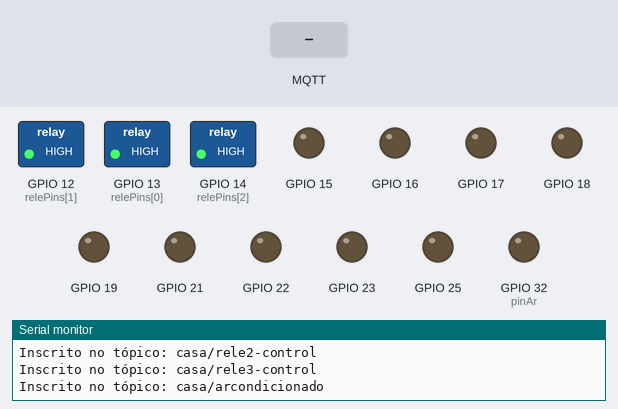
Simulated run of this program. Board: ESP32. Parts: switched loads named in the program (green lamp = pin HIGH), output pins drawn as LEDs (lit = HIGH), the last lines printed to the serial monitor. The test bench sets the inputs (shaded band). WiFi joins after 1.5 s; servers stay silent unless stated; no MQTT or app messages arrive unless stated.

Above: at 3.2 s.
3.3 s: MQTT message "ligar" arrives on the first subscribed topic
At 4.0 s:
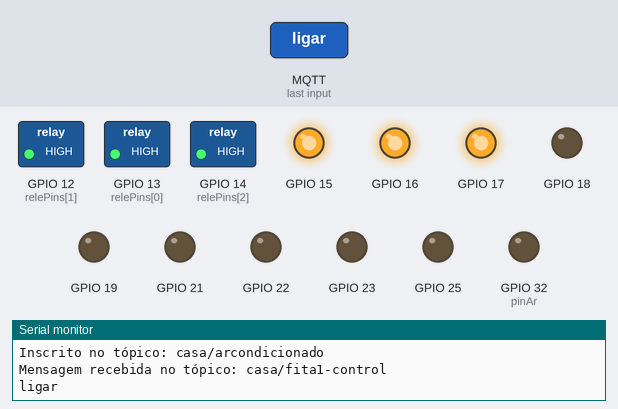
4.8 s: MQTT message "desligar" arrives on the second subscribed topic
At 5.2 s:
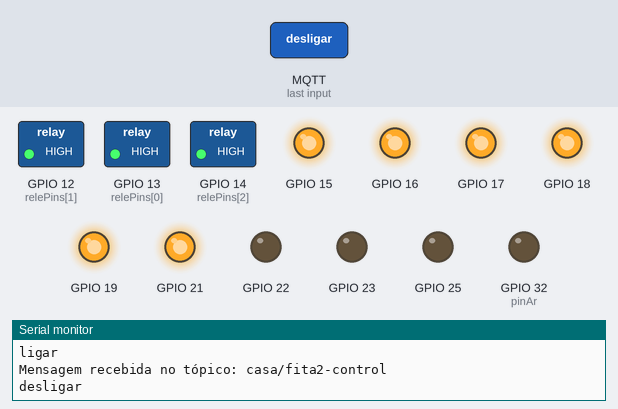
6.3 s: MQTT message "rgb" arrives on the first subscribed topic
At 7.5 s:
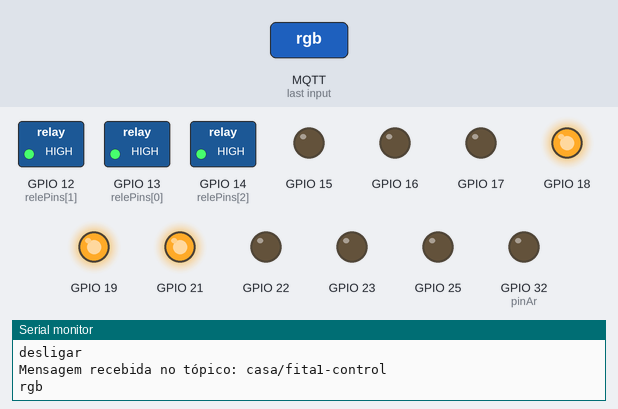
7.8 s: MQTT message "ligar" arrives on the third subscribed topic
At 8.7 s:
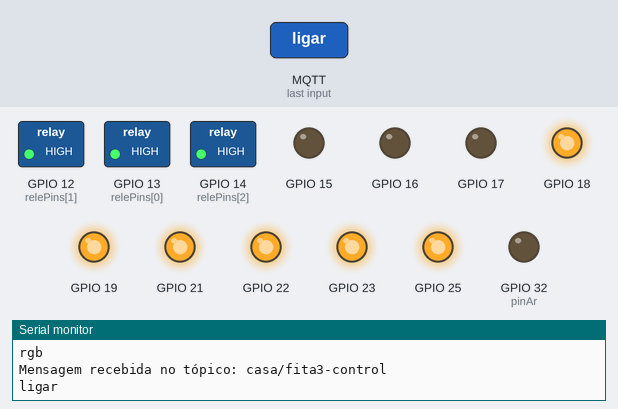
9.3 s: MQTT message "desligar" arrives on the first subscribed topic
At 9.8 s:
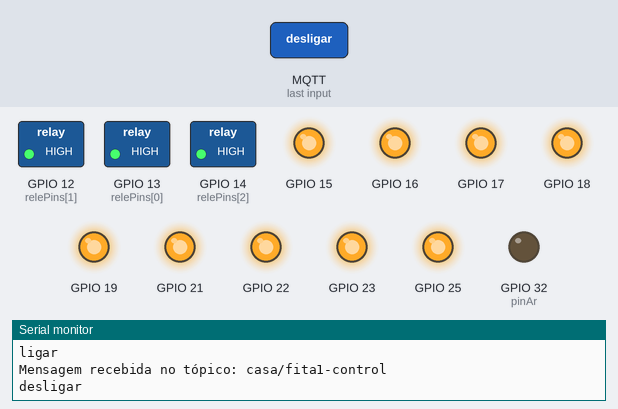
10.8 s: MQTT message "rgb" arrives on the third subscribed topic
At 12.2 s:
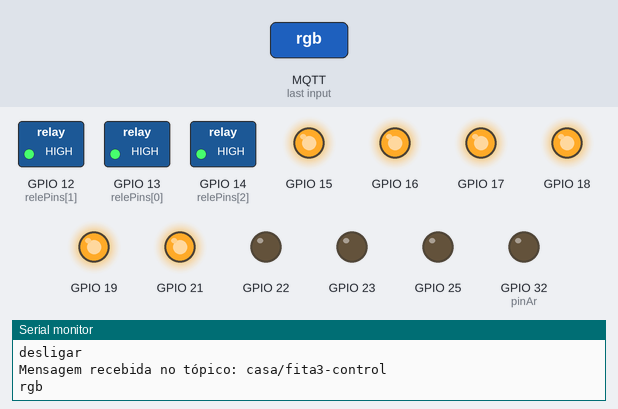
Timing chart, 0 to 13.3 s (numbered marks = the images above; inputs shaded):
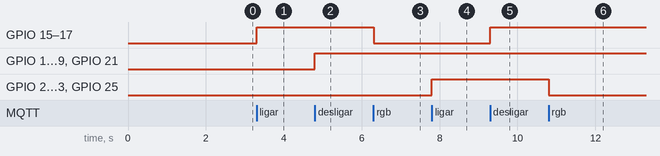

Measured:
- after the input at 3.3 s, GPIO 15–17: LOW → HIGH at once
- after the input at 4.8 s, GPIO 18, GPIO 19, GPIO 21: LOW → HIGH at once
- after the input at 6.3 s, GPIO 15–17: HIGH → LOW at once
- after the input at 7.8 s, GPIO 22, GPIO 23, GPIO 25: LOW → HIGH at once
- after the input at 9.3 s, GPIO 15–17: LOW → HIGH at once
- after the input at 10.8 s, GPIO 22, GPIO 23, GPIO 25: HIGH → LOW at once

The program:

main.cpp
```cpp
#include <DHT.h>
#include <WiFi.h>
#include <PubSubClient.h>
#include <esp_task_wdt.h>
#include <Preferences.h>

Preferences preferences;

// Defina as informações da sua rede Wi-Fi
const char *ssid = "VORTEX";
const char *password = "pprKN@Fv";

// Configurações do broker MQTT
const char *mqttBroker = "test.mosquitto.org";
const int mqttPort = 1883;

const int watchdogTimeout = 5;  // Tempo limite do watchdog em segundos

// Objeto para manipulação do cliente MQTT
WiFiClient espClient;
PubSubClient client(espClient);

// Inicialização dos pinos e declaração de variáveis
int numFitas = 3;
int coresRGB1[] = {preferences.getInt("Fita1R", 255), preferences.getInt("Fita1G", 255), preferences.getInt("Fita1B", 255)};
int coresRGB2[] = {preferences.getInt("Fita2R", 255), preferences.getInt("Fita2G", 255), preferences.getInt("Fita2B", 255)};
int coresRGB3[] = {preferences.getInt("Fita3R", 255), preferences.getInt("Fita3G", 255), preferences.getInt("Fita3B", 255)};
const int numReles = 3;
const int relePins[] = {13, 12, 14};
const int pinAr = 32;
int temperaturaAr = preferences.getInt("temperaturaAr", 0);
bool arLigado = preferences.getBool("estadoAr", false);  // Inicialmente, o ar condicionado está desligado

// Estrutura para representar cada fita LED RGB
struct FitaLED {
  int pinRed;
  int pinGreen;
  int pinBlue;
  int redValue;
  int greenValue;
  int blueValue;
  bool ligada;
};

// Defina as configurações das fitas RGB
FitaLED fitas[] = {
  {15, 16, 17, coresRGB1[0], coresRGB1[1], coresRGB1[2], preferences.getBool("estadoFita1", false)},  // Fita 1
  {18, 19, 21, coresRGB2[0], coresRGB2[1], coresRGB2[2], preferences.getBool("estadoFita2", false)},  // Fita 2
  {22, 23, 25, coresRGB3[0], coresRGB3[1], coresRGB3[2], preferences.getBool("estadoFita3", false)}   // Fita 3
};

// Lista de tópicos MQTT para inscrição
const char *topicos[] = {"casa/fita1-control", "casa/fita2-control", "casa/fita3-control",
                        "casa/rele1-control", "casa/rele2-control", "casa/rele3-control",
                        "casa/arcondicionado"};

void callback(char *, byte *, unsigned int);
void reconnect();
void controlaRGB(char *topic, String message);
void controlaRELEs(char *topic, String message);
void controlaAr(String message);
void ligarAr();
void desligarAr();
void ajustarTemperatura();

void setup() {
  Serial.begin(115200);

  // Configurar o watchdog timer com o tempo limite especificado
  esp_task_wdt_init(watchdogTimeout, true); // This function configures and initializes the TWDT. This function will subscribe the idle tasks if configured to do so.
  esp_task_wdt_add(NULL); // Input NULL to subscribe the current running task to the TWDT

  // Conecte-se à rede Wi-Fi
  WiFi.begin(ssid, password);
  while (WiFi.status() != WL_CONNECTED) {
    delay(1000);
    Serial.println("Conectando ao WiFi...");
  }
  Serial.println("Conectado ao WiFi");

  // Configurar o cliente MQTT
  client.setServer(mqttBroker, mqttPort);
  client.setCallback(callback);

  // Configuração dos pinos para as fitas LED RGB
  for (auto &fita : fitas) {
    pinMode(fita.pinRed, OUTPUT);
    pinMode(fita.pinGreen, OUTPUT);
    pinMode(fita.pinBlue, OUTPUT);
  }
  for (int i = 0; i < numReles; i++) {
    pinMode(relePins[i], OUTPUT);
    char key[20];
    sprintf(key, "estadoRele%d", i + 1);
    digitalWrite(relePins[i], preferences.getBool(key, true));
  }
  pinMode(pinAr, OUTPUT);
}

void loop() {
  // Alimentar o watchdog timer
  esp_task_wdt_reset();

  if (!client.connected()) {
    reconnect();
  }
  client.loop();
}

void callback(char *topic, byte *payload, unsigned int length) {

  Serial.print("Mensagem recebida no tópico: ");
  Serial.println(topic);
  String topicStr = String(topic);

  char message[length + 1];
  memcpy(message, payload, length);
  message[length] = '\0';

  Serial.println(message);

  if (strncmp(topic, "casa/fita", 9) == 0) {
    controlaRGB(topic, message);
  } else if (strncmp(topic, "casa/rele", 9) == 0) {
    controlaRELEs(topic, message);
  } else if (strcmp(topic, "casa/arcondicionado") == 0) {
    controlaAr(message);
  }
}

void ligarAr() {
  arLigado = true;
  preferences.putBool("estadoAr", true);
  ajustarTemperatura();
}

void desligarAr() {
  arLigado = false;
  preferences.putBool("estadoAr", false);
  analogWrite(pinAr, 0);
}

void ajustarTemperatura() {
  if (arLigado) {
    analogWrite(pinAr, (255 - (8 * temperaturaAr)));
  }
}

void controlaAr(String message) {
  if (message == "ligar") {
    ligarAr();
  } else if (message == "desligar") {
    desligarAr();
  } else {
    temperaturaAr = message.toInt() - 17;
    preferences.putInt("temperaturaAr", temperaturaAr);
    ajustarTemperatura();
  }
}

void controlaRELEs(char *topic, String message) {
  int releIndex = (topic[9] - '0') - 1;
  if (message == "ligar") {
    digitalWrite(relePins[releIndex], LOW);
    char key[20];
    sprintf(key, "estadoRele%d", releIndex + 1);
    preferences.putBool(key, false);
  } else if (message == "desligar") {
    digitalWrite(relePins[releIndex], HIGH);
    char key[20];
    sprintf(key, "estadoRele%d", releIndex + 1);
    preferences.putBool(key, true);
  }
}

void extrairValoresRGB(String mensagem, int valoresRGB[3]) {
  // Extrair os valores usando sscanf
  sscanf(mensagem.c_str(), "rgb(%d, %d, %d)", &valoresRGB[0], &valoresRGB[1], &valoresRGB[2]);
}

void updateLED(FitaLED &fita) {
  analogWrite(fita.pinRed, fita.redValue);
  analogWrite(fita.pinGreen, fita.greenValue);
  analogWrite(fita.pinBlue, fita.blueValue);
}

void updateColors(int *valores, int &red, int &green, int &blue) {
  // Inverter os valores para atender à lógica das fitas LEDs
  red = 255 - valores[0];
  green = 255 - valores[1];
  blue = 255 - valores[2];
}

void ExtractAndUpdate(int index, String message){
  if(index == 0){
      extrairValoresRGB(message, coresRGB1);
      updateColors(coresRGB1, fitas[index].redValue, fitas[index].greenValue, fitas[index].blueValue);
      preferences.putInt("FITA1R", fitas[index].redValue);
      preferences.putInt("FITA1G", fitas[index].greenValue);
      preferences.putInt("FITA1B", fitas[index].blueValue);
    } else if(index == 1){
      extrairValoresRGB(message, coresRGB2);
      updateColors(coresRGB2, fitas[index].redValue, fitas[index].greenValue, fitas[index].blueValue);
      preferences.putInt("FITA2R", fitas[index].redValue);
      preferences.putInt("FITA2G", fitas[index].greenValue);
      preferences.putInt("FITA2B", fitas[index].blueValue);
    } else if(index == 2){
      extrairValoresRGB(message, coresRGB3);
      updateColors(coresRGB3, fitas[index].redValue, fitas[index].greenValue, fitas[index].blueValue);
      preferences.putInt("FITA3R", fitas[index].redValue);
      preferences.putInt("FITA3G", fitas[index].greenValue);
      preferences.putInt("FITA3B", fitas[index].blueValue);
    }
}

void controlaRGB(char *topic, String message) {
  int fitaIndex = (topic[9] - '0') - 1;

  if (message == "ligar") {
    fitas[fitaIndex].ligada = true;
    updateLED(fitas[fitaIndex]);
    char key[20];
    sprintf(key, "estadoFita%d", fitaIndex + 1);
    preferences.putBool(key, true);
  }
  if (message == "desligar") {
    analogWrite(fitas[fitaIndex].pinRed, 255);
    analogWrite(fitas[fitaIndex].pinGreen, 255);
    analogWrite(fitas[fitaIndex].pinBlue, 255);
    fitas[fitaIndex].ligada = false;
    char key[20];
    sprintf(key, "estadoFita%d", fitaIndex + 1);
    preferences.putBool(key, false);
  }
  if(message.startsWith("rgb") && fitas[fitaIndex].ligada){
    ExtractAndUpdate(fitaIndex, message);
    updateLED(fitas[fitaIndex]);
  }
  if(message.startsWith("rgb") && !fitas[fitaIndex].ligada){
    ExtractAndUpdate(fitaIndex, message);
  }
}

void subscribeToMQTTTopics() {
  for (int i = 0; i < sizeof(topicos) / sizeof(topicos[0]); i++) {
    client.subscribe(topicos[i]);
    Serial.println("Inscrito no tópico: " + String(topicos[i]));
  }
}

void reconnect() {
  while (!client.connected()) {
    Serial.print("Conectando ao broker MQTT...");
    if (client.connect("esp32Kratos5V")) {
      Serial.println("Conectado");
      subscribeToMQTTTopics();
    } else {
      Serial.print("Falha, rc=");
      Serial.print(client.state());
      Serial.println(" Tentando novamente em 5 segundos...");
      delay(5000);
    }
  }
}
```
